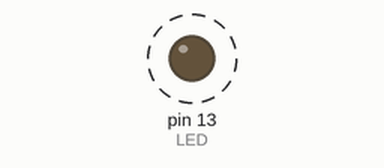
Simulated run of this sketch. Board: Arduino Uno, built with avr-gcc and run on an emulated ATmega328P. Parts: output pins drawn as LEDs (lit = HIGH). Dashed ring = blinking.

Above: at 0.15 s.
Timing chart, 0 to 3.0 s (numbered marks = the images above):
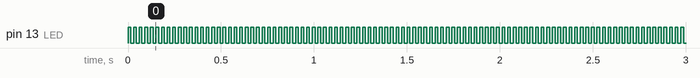

Measured:
- by itself, pin 13 (LED): alternates HIGH for 0.02 s and LOW for 0.02 s

The sketch:

2.ino
```cpp
// LED uses pin #13
const int LED = 13;

// Setup
void setup() {
  pinMode(LED, OUTPUT);
}

// Loop
void loop() {
  // Turn on LED
  digitalWrite(LED, HIGH);
  // Wait 15 milliseconds
  delay(15);
  // Turn off LED
  digitalWrite(LED, LOW);
  // Wait 15 milliseconds
  delay(15);
}
```
